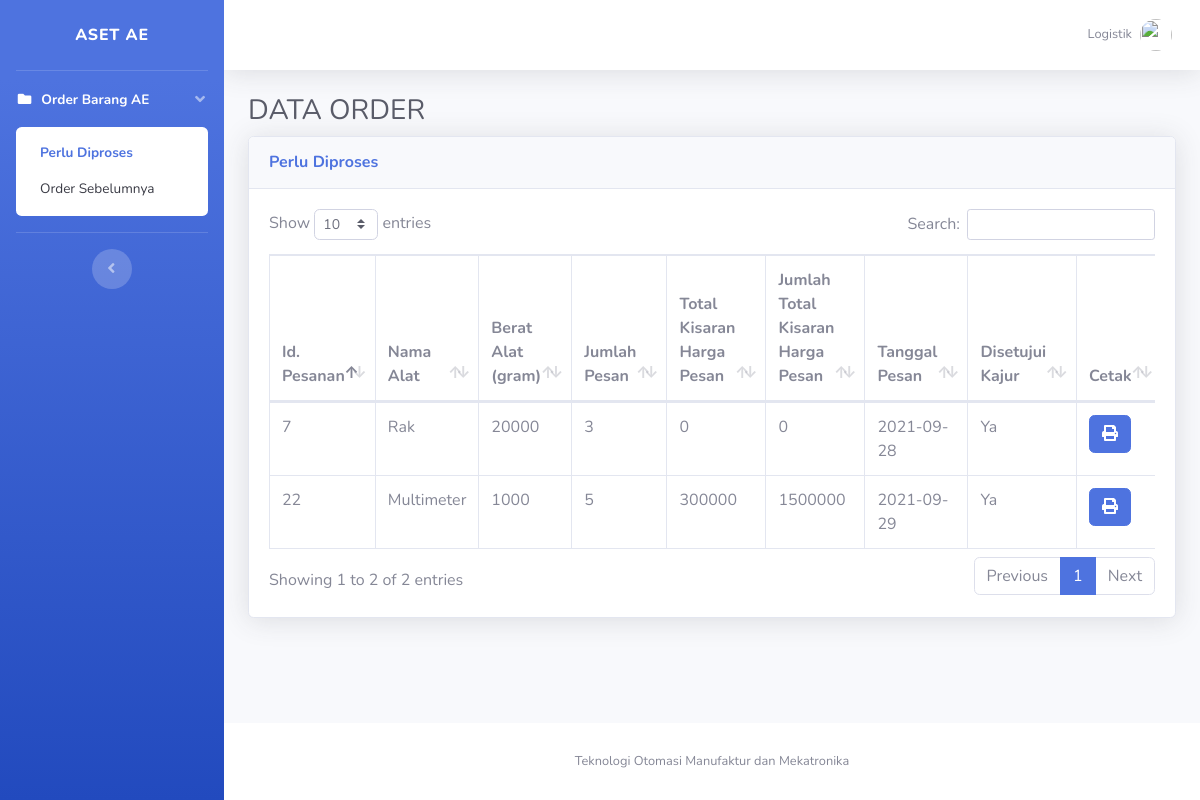
The app's page /logistik.php (signed in) with its own data.
### tables this page shows
CREATE TABLE `alat` (
  `id_pesan` int(11) NOT NULL,
  `id_lab` varchar(2) NOT NULL,
  `id_jenis` varchar(2) NOT NULL,
  `kode_alat` varchar(2) NOT NULL,
  `no_alat` varchar(12) NOT NULL,
  `nama_alat` varchar(59) NOT NULL,
  `berat_alat` int(11) NOT NULL,
  `harga_alat` double NOT NULL,
  `status_alat` varchar(15) NOT NULL,
  `created_date` timestamp NOT NULL DEFAULT current_timestamp() ON UPDATE current_timestamp()
);

CREATE TABLE `pemesanan` (
  `id_pesan` int(11) NOT NULL,
  `id_lab` varchar(10) NOT NULL,
  `jumlah_pesan` int(11) NOT NULL,
  `tgl_pesan` date NOT NULL,
  `total_kisaran_hargapesan` double NOT NULL,
  `jml_total_kisaran_hargapesan` double NOT NULL,
  `disetujui` tinyint(1) NOT NULL,
  `disetujui_kajur` tinyint(1) NOT NULL
);

### logistik.php (the view, shortened to what this page needs)
<?php
include_once("config.php");
?>
<!DOCTYPE html>
<html lang="en">
<head>
  <link href="vendor/fontawesome-free/css/all.min.css" rel="stylesheet" type="text/css">
  <link href="css/sb-admin-2.min.css" rel="stylesheet">
  <link href="vendor/datatables/dataTables.bootstrap4.min.css" rel="stylesheet">
</head>
<body id="page-top">
  <div id="wrapper">
    <ul class="navbar-nav bg-gradient-primary sidebar sidebar-dark accordion" id="accordionSidebar">
      <a class="sidebar-brand d-flex align-items-center justify-content-center" href="index.php">
        <div class="sidebar-brand-text mx-3">Aset AE</div>
      </a>
      <hr class="sidebar-divider my-0">
      <li class="nav-item active">
        <a class="nav-link" href="#" data-toggle="collapse" data-target="#collapsePages" aria-expanded="true" aria-controls="collapsePages">
          <i class="fas fa-fw fa-folder"></i>
          <span>Order Barang AE</span>
        </a>
        <div id="collapsePages" class="collapse show" aria-labelledby="headingPages" data-parent="#accordionSidebar">
          <div class="bg-white py-2 collapse-inner rounded">
            <a class="collapse-item active" href="logistik.php">Perlu Diproses</a>
            <a class="collapse-item" href="logistik_sebelumnya.php">Order Sebelumnya</a>
          </div>
        </div>
      </li>
      <hr class="sidebar-divider d-none d-md-block">
      <div class="text-center d-none d-md-inline">
        <button class="rounded-circle border-0" id="sidebarToggle"></button>
      </div>
    </ul>
    <div id="content-wrapper" class="d-flex flex-column">
      <div id="content">
        <nav class="navbar navbar-expand navbar-light bg-white topbar mb-4 static-top shadow">
          <ul class="navbar-nav ml-auto">
            <li class="nav-item dropdown no-arrow">
              <a class="nav-link dropdown-toggle" href="#" id="userDropdown" role="button" data-toggle="dropdown" aria-haspopup="true" aria-expanded="false">
                <span class="mr-2 d-none d-lg-inline text-gray-600 small">Logistik</span>
                <img class="img-profile rounded-circle" src="img/Black.png">
              </a>
            </li>
          </ul>
        </nav>
        <div class="container-fluid">
          <h1 class="h3 mb-2 text-gray-800">DATA ORDER</h1>
          <div class="card shadow mb-4">
            <div class="card-header py-3">
              <h6 class="m-0 font-weight-bold text-primary">Perlu Diproses</h6>
            </div>
            <div class="card-body">
              <div class="table-responsive">
                <table class="table table-bordered" id="dataTable" width="100%" cellspacing="0">
                  <thead>
                    <tr>
                      <th>Id. Pesanan</th>
                      <th>Nama Alat</th>
                      <th>Berat Alat (gram)</th>
                      <th>Jumlah Pesan</th>
                      <th>Total Kisaran Harga Pesan</th>
                      <th>Jumlah Total Kisaran Harga Pesan</th>
                      <th>Tanggal Pesan</th>
                      <th>Disetujui Kajur</th>
                      <th>Cetak</th>
                    </tr>
                  </thead>
                  <tbody>
                  <?php
                  $sql=mysqli_query($koneksi, "select * from pemesanan inner join alat where pemesanan.id_pesan=alat.id_pesan and pemesanan.disetujui_kajur='1' and pemesanan.id_pesan NOT IN (SELECT id_pesan FROM terima) group by pemesanan.id_pesan");
                  while ($data=mysqli_fetch_array($sql))
                  {
                  ?>
                    <tr>
                      <td><?php echo $data['id_pesan']; ?></td>
                      <td><?php echo $data['nama_alat']; ?></td>
                      <td><?php echo $data['berat_alat']; ?></td>
                      <td><?php echo $data['jumlah_pesan']; ?></td>
                      <td><?php echo $data['total_kisaran_hargapesan']; ?></td>
                      <td><?php echo $data['jml_total_kisaran_hargapesan']; ?></td>
                      <td><?php echo $data['tgl_pesan']; ?></td>
                      <?php
                      if($data['disetujui_kajur'] == "1"){
                        $disetujui = "Ya";
                      }else{
                        $disetujui = "Belum";
                      }
                      ?>
                      <td><?php echo $disetujui; ?></td>
                      <td><a href="sistem_cetak.php?id_pesan=<?php echo $data['id_pesan']; ?>">
                          <button class="btn btn-primary"><i class='fas fa-print'></i></button>
                          </a>
                      </td>
                    </tr>
                  <?php } ?>
                  </tbody>
                </table>
              </div>
            </div>
          </div>
        </div>
      </div>
      <footer class="sticky-footer bg-white">
        <div class="container my-auto">
          <div class="copyright text-center my-auto">
            <span>Teknologi Otomasi Manufaktur dan Mekatronika</span>
          </div>
        </div>
      </footer>
    </div>
  </div>
</body>
</html>

### records on screen
alat: id_pesan "7", nama_alat "Rak", berat_alat "20000", id_pesan.jumlah_pesan "3", id_pesan.total_kisaran_hargapesan "0", id_pesan.jml_total_kisaran_hargapesan "0", id_pesan.tgl_pesan "2021-09-28", id_pesan.disetujui_kajur "Ya"
alat: id_pesan "22", nama_alat "Multimeter", berat_alat "1000", id_pesan.jumlah_pesan "5", id_pesan.total_kisaran_hargapesan "300000", id_pesan.jml_total_kisaran_hargapesan "1500000", id_pesan.tgl_pesan "2021-09-29", id_pesan.disetujui_kajur "Ya"
